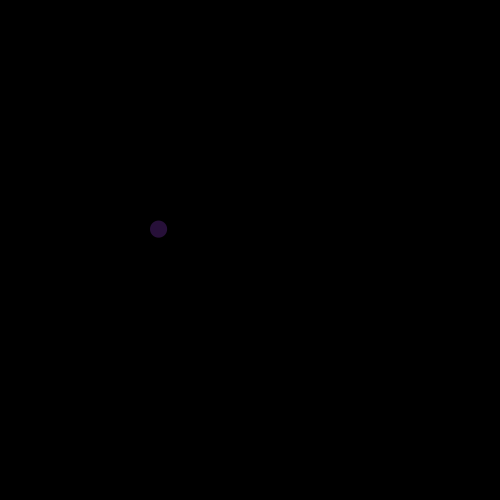
Frame 1 (no input)
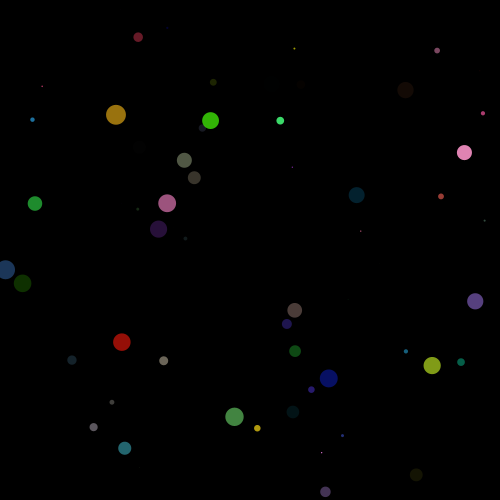
Frame 60 (the mouse pressed at the canvas centre just before this capture)
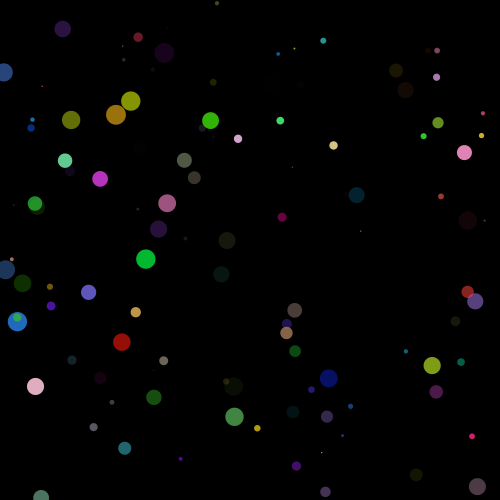
Frame 120 (the mouse held since frame 60 and released just before this capture)

The Processing sketch that drew these frames (run headless with seeded random() and noise(); from frame 60 on, the mouse is pressed at the canvas centre):

// Processing sketch: processing_12500
// ── processing_12500.pde

float r= 100;
float g= 150;
float b= 200;
float a= 200;

float diam= 20;
float x= 100;
float y= 100;

void setup () {
  size (500,500);
  background (0);
  smooth () ;
}

void draw () {
  // fill all varibles with random values
  r= random (255);
  g= random (255);
  b= random (255);
  a= random (255);
  diam= random (20);
  x= random (width);
  y= random (height);
  
  //use values to draw an ellipse
  noStroke ();
  fill (r,g,b,a);
  ellipse (x, y, diam, diam);
}
